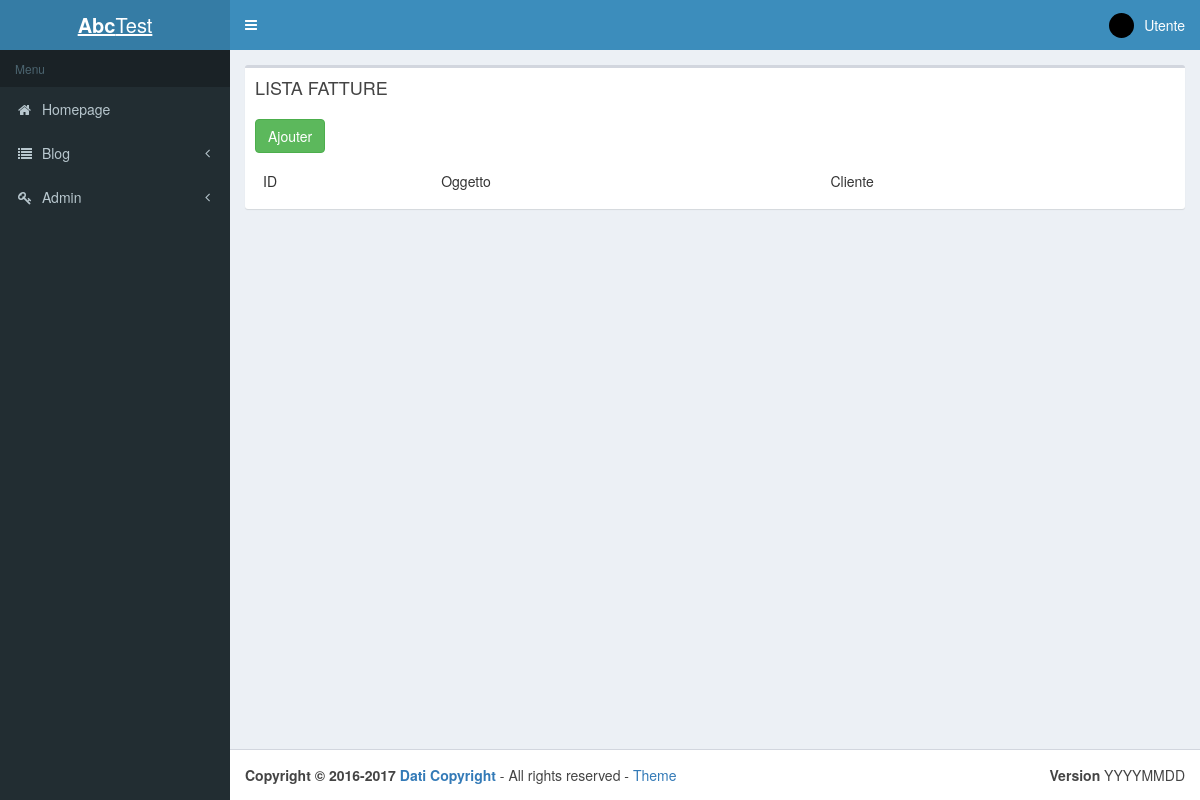
Before: /index.php?p=admin.fatture.index (signed in) with the older database file.
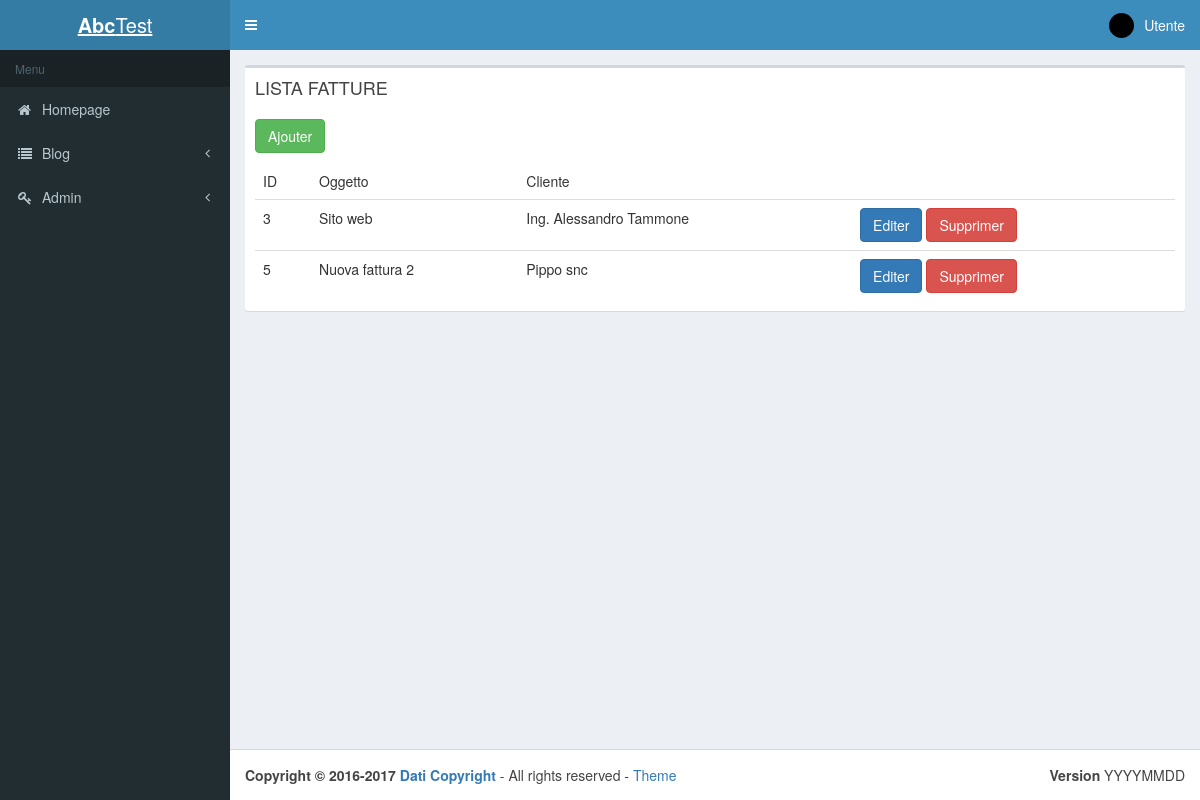
After: the same page with the newer database file.
### tables this page shows
CREATE TABLE `fatture` (
  `id` int(11) NOT NULL,
  `oggetto` varchar(255) DEFAULT NULL,
  `date` datetime DEFAULT NULL,
  `importo` decimal(9,2) DEFAULT NULL,
  `totale` decimal(9,2) DEFAULT NULL,
  `pagato` tinyint(1) DEFAULT NULL,
  `cliente_id` int(11) DEFAULT NULL
);

CREATE TABLE `clienti` (
  `id` int(11) NOT NULL,
  `denominazione` varchar(255) DEFAULT NULL,
  `indirizzo` varchar(255) DEFAULT NULL,
  `email` varchar(255) DEFAULT NULL,
  `telefono` varchar(255) DEFAULT NULL,
  `piva` varchar(255) DEFAULT NULL,
  `cf` varchar(255) DEFAULT NULL
);

### core/Controller/Controller.php (called while the page is built, shortened)
<?php
class Controller{
    protected $viewPath;
    protected $template;
    protected function render($view, $variables = []){
        extract($variables);
        require($this->viewPath . str_replace('.', '/', $view) . '.php');
        $content = ob_get_clean();
        require($this->viewPath . 'templates/' . $this->template . '.php');
    }
}

### app/Controller/Admin/FattureController.php (called while the page is built, shortened)
<?php
class FattureController extends AppController{
    public function index(){
        $items = $this->Fatture->all();
        $this->render('admin.fatture.index', compact('items'));
    }
}

### public/index.php (called while the page is built, shortened)
<?php
require ROOT . '/app/App.php';
if(isset($_GET['p'])){
    $page = $_GET['p'];
}else{
    $page = 'posts.index';
}
$page = explode('.', $page);
if($page[0] == 'admin'){
    $action = $page[2];
} else{
    $controller = '\App\Controller\\' . ucfirst($page[0]) . 'Controller';
    $action = $page[1];
}
$controller = new $controller();
$controller->$action();

### app/App.php (called while the page is built, shortened)
<?php
class App{
    public $menus = [
         '0' => [
            'testo' => 'Homepage',
            'url' => '?p=posts.index',
            'icona' => 'home',
            'sottomenu' => [
            ]],
        '1' => [
            'testo' => 'Blog',
            'url' => '',
            'icona' => 'list',
            'sottomenu' => [
                ['icona' => 'list', 'testo'=> 'Blog list', 'url' => '?p=posts.index'],
            ]],
        '2' => [
            'testo' => 'Admin',
            'url' => '',
            'icona' => 'key',
            'sottomenu' => [
                ['icona' => 'key',  'testo'=> 'User login', 'url' => '?p=users.login'],
                ['icona' => 'list', 'testo'=> 'Users list', 'url' => '?p=admin.users.index'],
                ['icona' => 'plus', 'testo'=> 'Post add', 'url' => '?p=admin.posts.add'],
                ['icona' => 'list', 'testo'=> 'Posts list', 'url' => '?p=admin.posts.index'],
                ['icona' => 'plus', 'testo'=> 'Category add', 'url' => '?p=admin.categories.add'],
                ['icona' => 'list', 'testo'=> 'Categories list', 'url' => '?p=admin.categories.index'],
                ['icona' => 'plus', 'testo'=> 'Clienti add', 'url' => '?p=admin.clienti.add'],
                ['icona' => 'list', 'testo'=> 'Clienti list', 'url' => '?p=admin.clienti.index'],
                ['icona' => 'plus', 'testo'=> 'Fattura add', 'url' => '?p=admin.fatture.add'],
                ['icona' => 'list', 'testo'=> 'Fatture list', 'url' => '?p=admin.fatture.index'],
            ]],
    ];
    private static $_instance;
    public static function getInstance(){
        if(is_null(self::$_instance)){
            self::$_instance = new App();
        }
        return self::$_instance;
    }
    public static function load(){
        require ROOT . '/app/Autoloader.php';
        require ROOT . '/core/Autoloader.php';
    }
    public function getMenu() {
        return $this->menus;
    }
}

### core/Table/Table.php (called while the page is built, shortened)
<?php
class Table
{
    protected $db;
    public function __construct(Database $db)
    {
        $this->db = $db;
    }
    public function query($statement, $attributes = null, $one = false){
        if($attributes){
            return $this->db->prepare(
                $statement,
                $attributes,
                str_replace('Table', 'Entity', get_class($this)),
                $one
            );
        } else {
            return $this->db->query(
                $statement,
                str_replace('Table', 'Entity', get_class($this)),
                $one
            );
        }
    }
}

### core/Database/MysqlDatabase.php (called while the page is built, shortened)
<?php
class MysqlDatabase extends Database{
    private $db_name;
    private $db_user;
    private $db_pass;
    private $db_host;
    private $pdo;
    public function __construct($db_name, $db_user = 'root', $db_pass = 'root', $db_host = 'localhost'){
        $this->db_name = $db_name;
        $this->db_user = $db_user;
        $this->db_pass = $db_pass;
        $this->db_host = $db_host;
    }
    private function getPDO(){
        if($this->pdo === null){
            $pdo = new PDO('mysql:dbname=' . $this->db_name . ';host=' . $this->db_host, $this->db_user, $this->db_pass);
            $pdo->setAttribute(PDO::ATTR_ERRMODE, PDO::ERRMODE_EXCEPTION);
            $pdo->exec("set names utf8");
            $this->pdo = $pdo;
        }
        return $this->pdo;
    }
    public function query($statement, $class_name = null, $one = false){
        $req = $this->getPDO()->query($statement);
        if($class_name === null){
            $req->setFetchMode(PDO::FETCH_OBJ);
        } else {
            $req->setFetchMode(PDO::FETCH_CLASS, $class_name);
        }
        if($one) {
            $datas = $req->fetch();
        } else {
            $datas = $req->fetchAll();
        }
        return $datas;
    }
}

### app/Table/FattureTable.php (called while the page is built, shortened)
<?php
class FattureTable extends Table{
    public function all(){
        return $this->query("
            SELECT fatture.id, fatture.oggetto, clienti.denominazione as denominazione
            FROM fatture
            LEFT JOIN clienti ON cliente_id = clienti.id
            ");
    }
}

### app/Autoloader.php (called while the page is built, shortened)
<?php
class Autoloader{
    static function autoload($class){
        if (strpos($class, __NAMESPACE__ . '\\') === 0){
            $class = str_replace(__NAMESPACE__ . '\\', '', $class);
            $class = str_replace('\\', '/', $class);
        }
    }
}

### core/Autoloader.php (called while the page is built, shortened)
<?php
class Autoloader{
    static function autoload($class){
        if (strpos($class, __NAMESPACE__ . '\\') === 0){
            $class = str_replace(__NAMESPACE__ . '\\', '', $class);
            $class = str_replace('\\', '/', $class);
        }
    }
}

### app/Views/admin/fatture/index.php (the view, shortened to what this page needs)
<div class="box-header">
    <h1 class="box-title">LISTA FATTURE</h1>
</div>
<div class="box-body">
    <p>
        <a href="?p=admin.fatture.add" class="btn btn-success">Ajouter</a>
    </p>
    <table class="table">
        <thead>
        <tr>
            <td>ID</td>
            <td>Oggetto</td>
            <td>Cliente</td>
        </tr>
        </thead>
        <tbody>
        <?php foreach($items as $fattura): ?>
            <tr>
                <td><?= $fattura->id; ?></td>
                <td><?= $fattura->oggetto; ?></td>
                <td><?= $fattura->denominazione; ?></td>
                <td>
                    <a class="btn btn-primary" href="?p=admin.fatture.edit&id=<?= $fattura->id; ?>">Editer</a>
                    <form action="?p=admin.fatture.delete" method="post" style="display: inline;">
                        <button type="submit" class="btn btn-danger">Supprimer</button>
                    </form>
                </td>
            </tr>
        <?php endforeach; ?>
        </tbody>
    </table>
</div>

### app/Views/templates/default.php (shortened to what this page needs)
<!DOCTYPE html>
<html>
<head>
    <link rel="stylesheet" href="vendor/bootstrap/css/bootstrap.min.css">
    <link rel="stylesheet" href="vendor/font-awesome/css/font-awesome.min.css">
    <link rel="stylesheet" href="vendor/ionicons/css/ionicons.min.css">
    <link rel="stylesheet" href="vendor/datatables/dataTables.bootstrap.css">
    <link rel="stylesheet" href="vendor/datepicker/datepicker3.css">
    <link rel="stylesheet" href="vendor/iCheck/all.css">
    <link rel="stylesheet" href="vendor/select2/select2.min.css">
    <link rel="stylesheet" href="vendor/adminlte/css/AdminLTE.min.css">
    <link rel="stylesheet" href="vendor/adminlte/css/skins/_all-skins.min.css">
    <link href="http://netdna.bootstrapcdn.com/bootstrap/3.3.5/css/bootstrap.css" rel="stylesheet">
    <link href="http://cdnjs.cloudflare.com/ajax/libs/summernote/0.8.4/summernote.css" rel="stylesheet">
    <link rel="stylesheet" href="css/studio.css">
</head>
<body class="hold-transition skin-blue sidebar-mini">
<div class="wrapper">
    <header class="main-header">
        <a href="index.php" class="logo">
            <span class="logo-lg"><b>Abc</b>Test</span>
        </a>
        <nav class="navbar navbar-static-top">
            <a href="#" class="sidebar-toggle" data-toggle="offcanvas" role="button">
            </a>
            <div class="navbar-custom-menu">
                <ul class="nav navbar-nav">
                    <li class="dropdown user user-menu">
                        <a href="#" class="dropdown-toggle" data-toggle="dropdown">
                            <img src="img/logopiccolo.jpg" class="user-image" alt="User Image">
                            <span class="hidden-xs">Utente</span>
                        </a>
                    </li>
                </ul>
            </div>
        </nav>
    </header>
    <aside class="main-sidebar">
        <section class="sidebar">
            <ul class="sidebar-menu">
                <li class="header">Menu</li>
            <?php $menus = App::getInstance()->getMenu(); foreach ($menus as $menu): ?>
                <li class="<?= $menu['testo']==$menuActive?'active':''; ?> treeview">
                    <a href="<?= $menu['sottomenu']?$menu['url']:''; ?>">
                        <i class="fa fa-<?= $menu['icona']; ?>"></i> <span><?= $menu['testo']; ?></span>
                        <?php if($menu['sottomenu']): ?>
                            <i class="fa fa-angle-left pull-right"></i>
                        <?php endif; ?>
                    </a>
                </li>
            <?php endforeach; ?>
            </ul>
        </section>
    </aside>
    <div class="content-wrapper">
        <section class="content">
            <div class="row">
                <div class="col-md-12">
                    <div class="box">
                        <?= $content; ?>
                    </div>
                </div>
            </div>
        </section>
    </div>
    <footer class="main-footer">
        <div class="pull-right hidden-xs">
            <b>Version</b> YYYYMMDD
        </div>
        <strong>Copyright &copy; <?php $copyYear = 2016; $curYear = date('Y'); echo $copyYear . (($copyYear != $curYear) ? '-' . $curYear : ''); ?> <a href="http://">Dati Copyright</a></strong> - All rights reserved - <a href="https://almsaeedstudio.com/">Theme</a>
    </footer>
</div>
</body>
</html>

Changed rows visible on the page:
added fatture: id "3", oggetto "Sito web", clienti.denominazione "Ing. Alessandro Tammone"
added fatture: id "5", oggetto "Nuova fattura 2", clienti.denominazione "Pippo snc"
